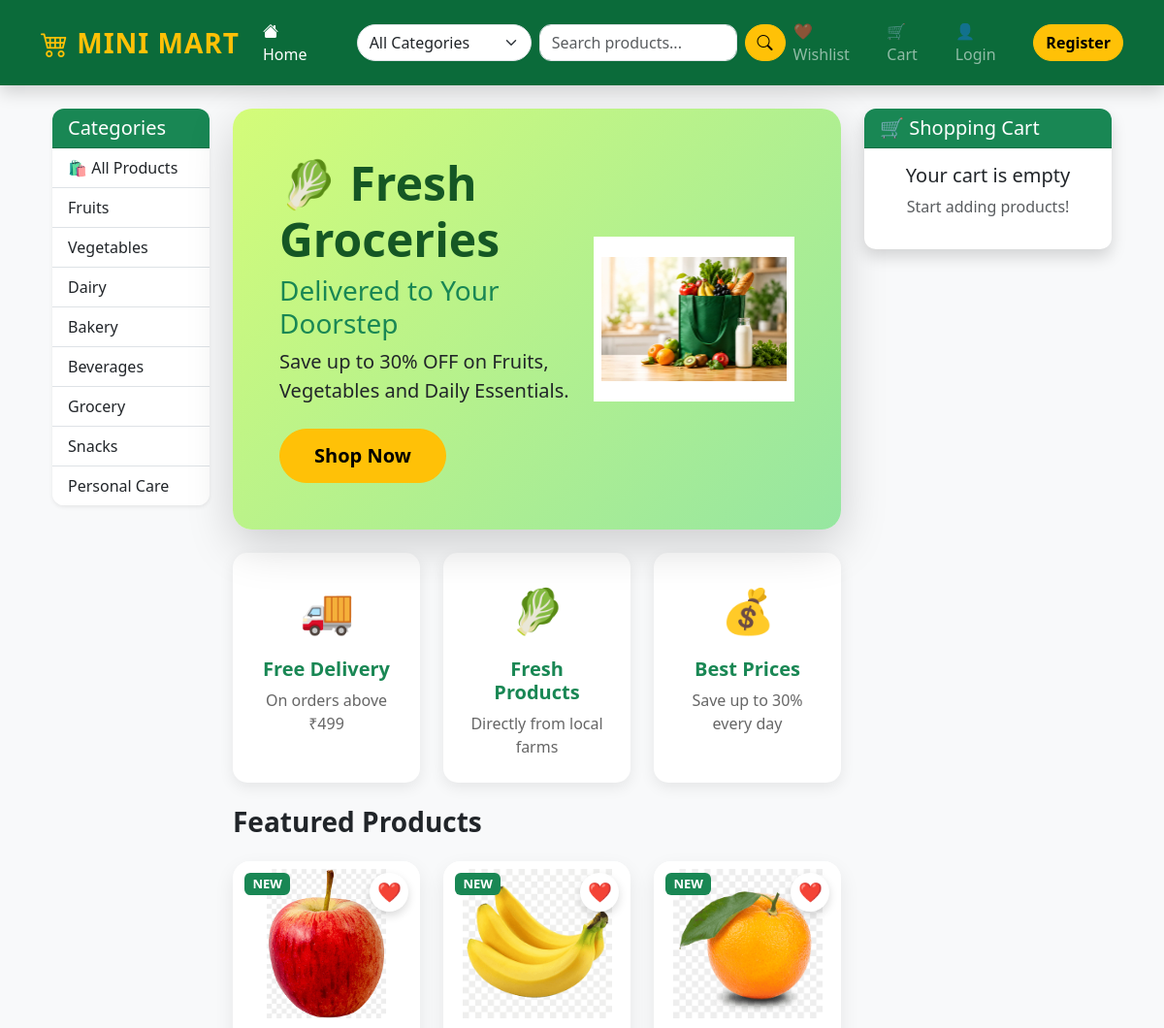
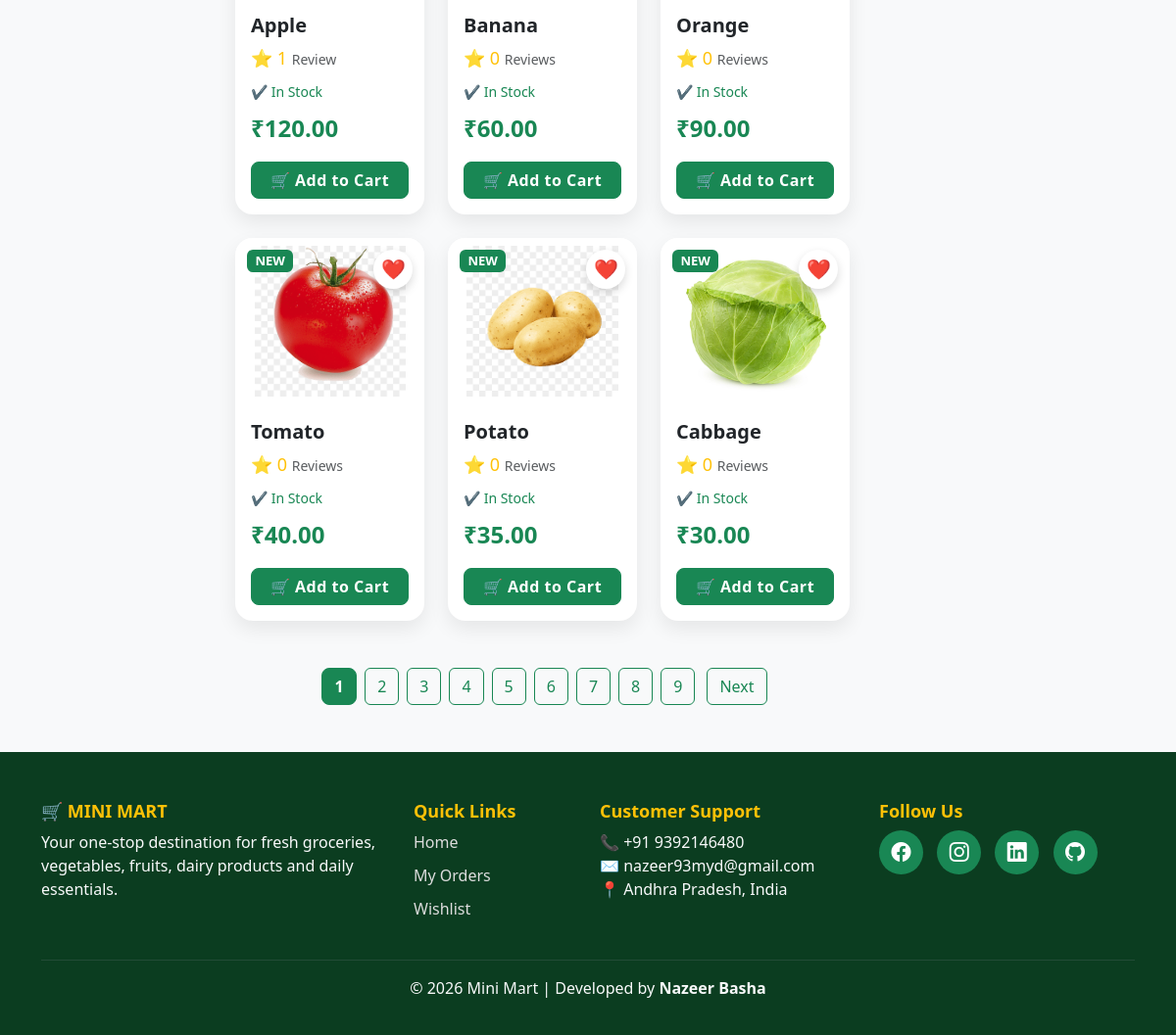
The page / on the database its author committed (2 pictures, top to bottom).
### products/models.py (models this page shows, shortened)
class Category(models.Model):
    name = models.CharField(max_length=100)
    image = models.CharField(max_length=255, blank=True, null=True)

class Product(models.Model):
    category = models.ForeignKey(
        Category,
        on_delete=models.CASCADE,
        related_name='products'
    )
    name = models.CharField(max_length=200)
    description = models.TextField()
    price = models.DecimalField(max_digits=10, decimal_places=2)
    image = models.CharField(max_length=255)
    stock = models.PositiveIntegerField(default=0)
    available = models.BooleanField(default=True)
    created_at = models.DateTimeField(auto_now_add=True)
    updated_at = models.DateTimeField(auto_now=True)

### home/views.py (the view)
# urls.py: path('', views.home, name='home'),
def home(request):
    query = request.GET.get('q')
    category_id = request.GET.get('category')
    products = Product.objects.filter(available=True)
    categories = Category.objects.all()
    if query:
        products = products.filter(name__icontains=query)
    if category_id:
        products = products.filter(category_id=category_id)
    paginator = Paginator(products, 6)   # 9 products per page
    page = request.GET.get("page")
    products = paginator.get_page(page)
    context = {
        "products": products,
        "categories": categories,
        "query": query,
        "selected_category": category_id,
    }
    context.update(get_cart(request))
    return render(request, "home.html", context)

### cart/views.py (called while the page is built, shortened)
def get_or_create_cart(request):
    if not request.user.is_authenticated:
        return None
    cart, created = Cart.objects.get_or_create(
        user=request.user
    )
    return cart

def get_cart(request):
    cart = get_or_create_cart(request)
    if cart is None:
        return {
            "cart": None,
            "cart_items": [],
            "cart_total": 0,
            "cart_count": 0,
        }

### templates/home.html (shortened to what this page needs)
{% extends 'base.html' %}
{% load static %}
{% block content %}
<div class="container-fluid mt-4">
    <div class="row">
        <div class="col-lg-2 col-md-12 mb-4">
            <div class="card shadow-sm">
                <div class="card-header bg-success text-white">
                    <h5 class="mb-0">Categories</h5>
                </div>
                <div class="list-group list-group-flush">
                    <a href="/"
                       class="list-group-item list-group-item-action">
                        🛍️ All Products
                    </a>
                    {% for category in categories %}
                    <a href="/?category={{ category.id }}"
                       class="list-group-item list-group-item-action">
                        {{ category.name }}
                    </a>
                    {% endfor %}
                </div>
            </div>
        </div>
        <div class="col-lg-7 col-md-8">
             <div class="card border-0 shadow-lg mb-4 hero-banner">
    <div class="card-body p-5">
        <div class="row align-items-center">
            <div class="col-md-7">
                <h1 class="fw-bold display-5">
                    🥬 Fresh Groceries
                </h1>
                <h3 class="text-success">
                    Delivered to Your Doorstep
                </h3>
                <p class="lead">
                    Save up to
                    <strong>30% OFF</strong>
                    on Fruits, Vegetables and Daily Essentials.
                </p>
                <a href="#products"
                   class="btn btn-warning btn-lg mt-2">
                    Shop Now
                </a>
            </div>
            <div class="col-md-5 text-center">
                <img src="{% static 'images/banner.jpeg' %}"
                     class="img-fluid"
                     style="max-height:250px;">
            </div>
        </div>
    </div>
</div>
            <div class="row mb-4">
    <div class="col-md-4">
        <div class="offer-card">
            <div class="offer-icon">
                🚚
            </div>
            <h5>Free Delivery</h5>
            <p>On orders above ₹499</p>
        </div>
    </div>
    <div class="col-md-4">
        <div class="offer-card">
            <div class="offer-icon">
                🥬
            </div>
            <h5>Fresh Products</h5>
            <p>Directly from local farms</p>
        </div>
    </div>
    <div class="col-md-4">
        <div class="offer-card">
            <div class="offer-icon">
                💰
            </div>
            <h5>Best Prices</h5>
            <p>Save up to 30% every day</p>
        </div>
    </div>
</div>
            <h3 class="fw-bold mb-4" id="products">
                Featured Products
            </h3>
            <div class="row">
                {% for product in products %}
                <div class="col-xl-4 col-lg-4 col-md-6 col-sm-6 col-12 mb-4">
                       <div class="card product-card h-100">
                            <span class="badge bg-success product-badge">
                                    NEW
                            </span>
                           <a href="{% url 'add_to_wishlist' product.id %}"class="wishlist-btn">❤️ </a>
                        <a href="{% url 'product_detail' product.id %}">
                        <img src="{% static product.image %}" alt="{{ product.name }}"
                          class="card-img-top product-img">
                        </a>
                    <div class="card-body">
                       <h5 class="fw-bold">
                         <a href="{% url 'product_detail' product.id %}"
                         class="text-dark text-decoration-none">
                         {{ product.name }}
                         </a>
                        </h5>
                    <div class="mb-2">
                        <span class="text-warning">
                           ⭐ {{ product.reviews.count }}
                         </span>
                        <small class="text-muted">
                            Review{{ product.reviews.count|pluralize }}
                        </small>
                    </div>
                    <small class="text-success">✔ In Stock</small>
                <div class="mt-2">
                        <span class="fs-4 fw-bold text-success">
                         ₹{{ product.price }}</span>
                </div>
                 <a href="{% url 'add_to_cart' product.id %}"
                  class="btn btn-success w-100 mt-3">
                  🛒 Add to Cart</a>
                </div>
            </div>
            </div>
                {% empty %}
                <div class="col-12">
                    <h4>No products found.</h4>
                </div>
                {% endfor %}
                <div class="d-flex justify-content-center mt-4">
    {% for num in products.paginator.page_range %}
        {% if products.number == num %}
            <span class="btn btn-success mx-1">
                {{ num }}
            </span>
        {% else %}
            <a class="btn btn-outline-success mx-1"
               href="?page={{ num }}{% if query %}&q={{ query }}{% endif %}{% if selected_category %}&category={{ selected_category }}{% endif %}">
                {{ num }}
            </a>
        {% endif %}
    {% endfor %}
        {% if products.has_next %}
            <a class="btn btn-outline-success ms-2"
               href="?page={{ products.next_page_number }}{% if query %}&q={{ query }}{% endif %}{% if selected_category %}&category={{ selected_category }}{% endif %}">
               Next
            </a>
           {% endif %}
          </div>
            </div>
        </div>
        <div class="col-lg-3 col-md-12 mt-4 mt-lg-0">
            <div class="cart-sidebar">
                <div class="card shadow border-0">
                    <div class="card-header bg-success text-white">
                        <h5 class="mb-0">
                            🛒 Shopping Cart
                        </h5>
                    </div>
                    <div class="card-body">
                        {% if cart_items %}
                        {% for item in cart_items %}
                        <div class="mb-3">
                            <h6 class="fw-bold">
                                {{ item.product.name }}
                            </h6>
                            <p class="text-success">
                                ₹{{ item.product.price }}
                            </p>
                            <div class="btn-group w-100">
                                <a href="{% url 'decrease_quantity' item.id %}"
                                   class="btn btn-outline-danger">
                                    −
                                </a>
                                <button class="btn btn-light" disabled>
                                    {{ item.quantity }}
                                </button>
                                <a href="{% url 'increase_quantity' item.id %}"
                                   class="btn btn-outline-success">
                                    +
                                </a>
                            </div>
                            <a href="{% url 'remove_item' item.id %}"
                               class="btn btn-danger btn-sm w-100 mt-2">
                                🗑 Remove
                            </a>
                        </div>
                        <hr>
                        {% endfor %}
                        <div class="d-flex justify-content-between">
                            <strong>Subtotal</strong>
                            <strong>₹{{ cart_total }}</strong>
                        </div>
                        <div class="d-flex justify-content-between mt-2">
                            <span>Delivery</span>
                            <span class="text-success">
                                FREE
                            </span>
                        </div>
                        <hr>
                        <div class="d-flex justify-content-between">
                            <h5>Total</h5>
                            <h5 class="text-success">
                                ₹{{ cart_total }}
                            </h5>
                        </div>
                        <a href="{% url 'checkout' %}"
                           class="btn btn-success w-100 mt-3">
                            Proceed to Checkout
                        </a>
                        {% else %}
                        <div class="text-center">
                            <h5>Your cart is empty</h5>
                            <p class="text-muted">
                                Start adding products!
                            </p>
                        </div>
                        {% endif %}
                    </div>
                </div>
            </div>
        </div>
    </div>
</div>
{% endblock %}

### static/css/style.css (style rules this page uses)
.card { border:none; border-radius:15px; transition:.3s; overflow:hidden; }
.card img { height:220px; object-fit:cover; }
.btn-success { border-radius:10px; }
.list-group-item { cursor:pointer; }
.card img { height:180px; width:100%; object-fit:contain; background:#fff; padding:15px; }
.card { border: none; border-radius: 12px; }
.card img { height: 170px; object-fit: contain; padding: 8px; background: white; }
body { background: #f5f7fa; }
.btn-success { border-radius: 8px; }
.card-header { font-weight: bold; }
.btn-warning { border-radius: 30px; font-weight: 600; }
.badge { font-size: 12px; }
.hero-banner { background:linear-gradient(135deg,#d4fc79,#96e6a1); border-radius:20px; }
.hero-banner h1 { color:#155724; }
.hero-banner .btn { border-radius:30px; padding:12px 35px; }
.offer-card { background:#fff; border-radius:15px; text-align:center; padding:25px; box-shadow:0 5px 15px rgba(0,0,0,.08); transition:.3s; height:100%; }
.offer-icon { font-size:45px; margin-bottom:15px; }
.offer-card h5 { font-weight:700; color:#198754; }
.offer-card p { color:#666; margin-bottom:0; }
.product-card { border:none; border-radius:18px; overflow:hidden; transition:.35s; position:relative; box-shadow:0 8px 20px rgba(0,0,0,.08); }
.product-img { height:220px; object-fit:contain; padding:20px; transition:.35s; }
.product-badge { position:absolute; top:12px; left:12px; z-index:10; font-size:13px; }
.wishlist-btn { position:absolute; top:12px; right:12px; background:#fff; width:40px; height:40px; border-radius:50%; display:flex; align-items:center; justify-content:center; text-decoration:none; font-size:18px; box-shadow:0 4px 12px rgba(0,0,0,.15); transition:.3s; }
.product-card { border:none; border-radius:18px; overflow:hidden; transition:.3s; box-shadow:0 8px 20px rgba(0,0,0,.08); }
.product-img { height:220px; width:100%; object-fit:contain; padding:15px; background:#fff; }
.product-badge { position:absolute; top:12px; left:12px; z-index:10; }
.wishlist-btn { position:absolute; top:12px; right:12px; width:40px; height:40px; background:#fff; color:#dc3545; border-radius:50%; display:flex; align-items:center; justify-content:center; text-decoration:none; font-size:20px; box-shadow:0 4px 10px rgba(0,0,0,.15); transition:.3s; z-index:10; }
.btn-success { font-weight:600; letter-spacing:.5px; }
.text-warning { font-size:18px; }

### rows shown on the page
Category: name "Fruits"
Category: name "Vegetables"
Category: name "Dairy"
Category: name "Bakery"
Category: name "Beverages"
Category: name "Grocery"
Category: name "Snacks"
Category: name "Personal Care"
Product: image (picture), name "Apple", reviews.count "1", price "120.00"
Product: image (picture), name "Banana", reviews.count "0", price "60.00"
Product: image (picture), name "Orange", reviews.count "0", price "90.00"
Product: image (picture), name "Tomato", reviews.count "0", price "40.00"
Product: image (picture), name "Potato", reviews.count "0", price "35.00"
Product: image (picture), name "Cabbage", reviews.count "0", price "30.00"

### other values the page prints
{{ num }} "1"
{{ num }} "2" "3" "4" "5" "6" "7" "8" "9"
